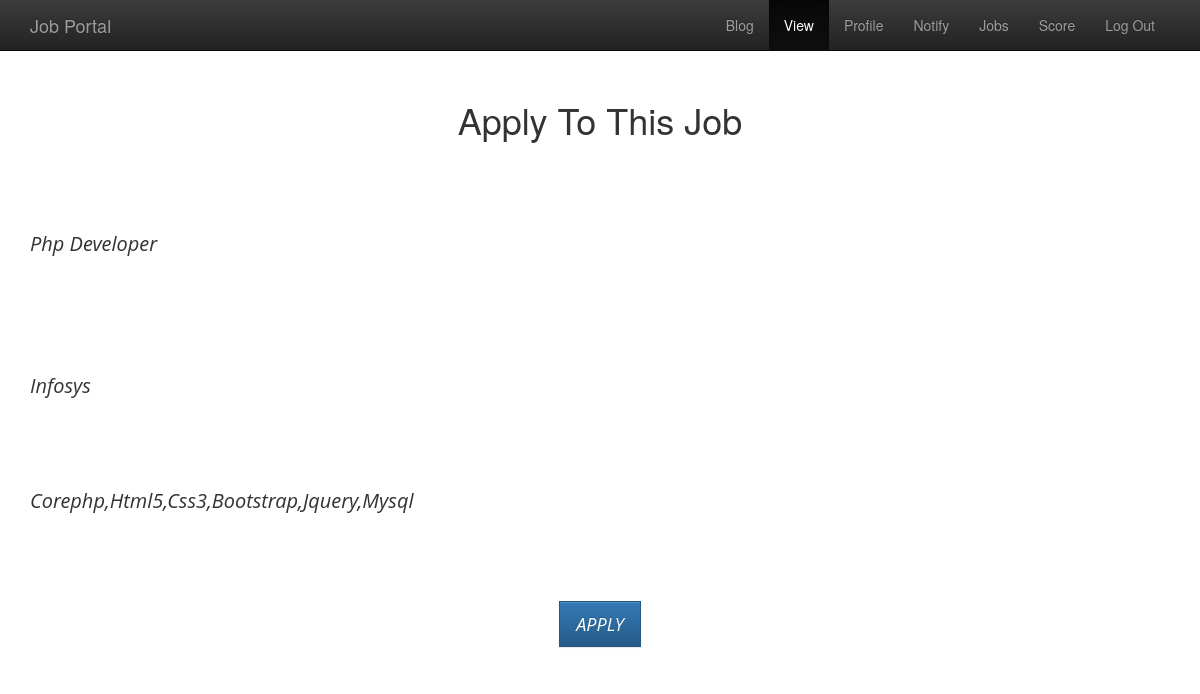
Page /view.php?id=1 on the committed database.
### tables this page shows
CREATE TABLE IF NOT EXISTS `posts` (
  `id` int(100) NOT NULL AUTO_INCREMENT,
  `desg` varchar(100) NOT NULL,
  `desc1` varchar(10000) NOT NULL,
  `skill` varchar(200) NOT NULL,
  `datetime` datetime NOT NULL,
  PRIMARY KEY (`id`)
);

### view.php (the view, shortened to what this page needs)
<html>
<head>
<link rel="stylesheet" text="text/css" href="css/bootstrap.min.css">
<link rel="stylesheet" text="text/css" href="css/bootstrap-theme.min.css">
<link rel="stylesheet" text="text/css" href="css/style.css">
</head>
<body>
<nav class="navbar navbar-inverse navbar-fixed-top" id="my-navbar">
<div class="container">
<div class="nav-header logo">
<a href="index.php" class="navbar-brand pull-left">Job Portal</a>
</div>
<div class="collapse navbar-collapse menu">
<ul class="nav navbar-nav pull-right" >
<li><a href="blog.php">Blog</a></li>
<li class="active"><a href="view.php">View</a></li>
<li><a href="profilepage.php">Profile</a></li>
<li><a href="notification.php">Notify</a></li>
<li ><a href="userjobs.php">Jobs</a></li>
<li ><a href="usermark.php">Score</a></li>
<li><a href="alogout.php">Log Out</a></li>
</ul>
</div>
</div>
</nav>
<br>
<br>
<br>
<br>
<h1 class="text-center">Apply To This Job</h1>
<br>
<br><br>
<br>
<?php
	if(isset($_GET["id"]))
	{
	$id=$_GET['id'];
	$sql="select * from posts where id='$id'";
	$res=mysql_query($sql) or die(mysql_error());
	$pos=mysql_fetch_array($res);
	if($pos)
	{
		echo "<div class='container' style='font-family:Open sans;font-size:20px;font-style:oblique;'>";
		echo $pos[1]."<br/><br/><br/><br/><br/>";
		echo $pos[2]."<br/><br/><br/><br/>";
		echo $pos[3]."<br/><br/><br/><br/>";
		echo "<form action='#' class='text-center' method='post'><button id='myBtn' name='reg' class='btn btn-lg btn-primary' style='border-radius:0;'>APPLY</button></form>";
		echo "</div>";
	}
}
?>
</body>
</html>

### rows in the picture
posts: desg "Php Developer", desc1 "Infosys", skill "Corephp,Html5,Css3,Bootstrap,Jquery,Mysql"
